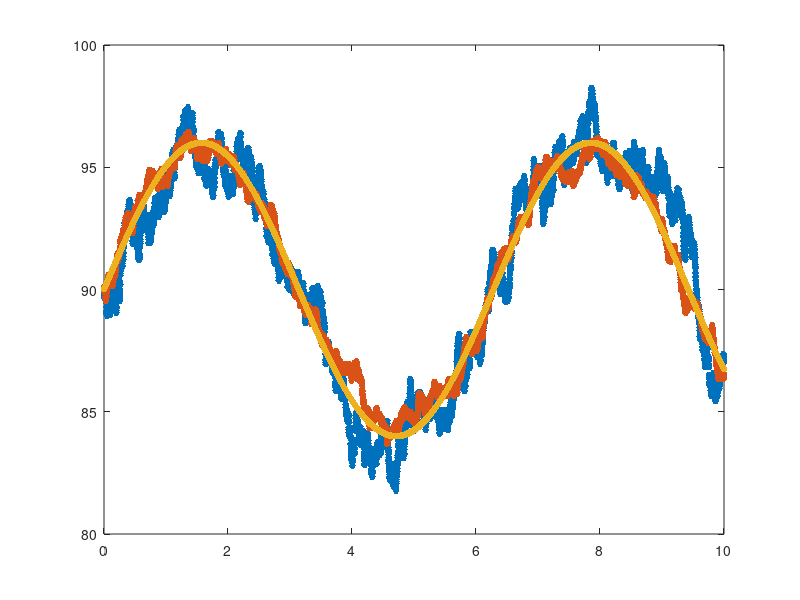

This chart was generated by the following MATLAB code: (Note: this script raises an error after producing the figure.)
%% Sliding Mode Control of Inverted Pendulum on Cart

clc; clear all; close all;

%% System Model

%  States: x = [x1, x2]^T = [theta, thetaDot]^T
%
%  | x1 | = |           x2           |
%  | x2 |   | f(x1, x2) + b(x1, x2)u |
%
%  f(x1, x2) = (m * g * l * sin(x1)) / (2 * J) + (m * g * (l + r) *
%  sin(x1)) / J
%  b(x1, x2) = 1 / J

%% System Parameters

mRod      = 0.01814; % [kg]
mBob      = 0.038; % [kg]
rBob      = 0.013; % [m]
l         = 0.1016; % [m]
g         = 9.81; % [m / s^2]
J         = 0.1; % [Nm]
J_rod     = (1 / 3) * mRod * l^2;
J_bob     = mBob * (l + rBob)^2;
J_eff     = J_rod + J_bob;

%% Control System Simulation

dt = 0.001;
t = dt:dt:10;
A = [1, dt; 0, 1];
B = 1 / J_eff;
H = eye(2);
P = 10 .* eye(2); P_obs = P; Pplus = P; P1 = P(1, 1); P2 = P(2, 2);
x = [pi / 2; 0]; xObs = x;
xHat = x; xHatPlus = x;
sigmaProcess = [deg2rad(0.1);
                deg2rad(0.002)]; % Disturbance

sigmaMeasure = [deg2rad(0.05);
                deg2rad(0.001)]; % Measurement Noise
Q = [sigmaProcess(1)^2, 0; 0, sigmaProcess(2)^2];
R = [sigmaMeasure(1)^2, 0; 0, sigmaMeasure(2)^2] / 100;

lambda = 5; k = 18;
controlSaturation = 30; % [Nm]

%{
x1Des = zeros(size(t));
x2Des = zeros(size(t));
x2DesDot = zeros(size(t));
%}

x1Des = pi / 2 + (pi / 30) .* sin(t);
x2Des = (pi / 30) .* cos(t);
x2DesDot = -(pi / 30) .* sin(t);
%}

%% System with No Observer
for i = 2:length(t)
    e = x(1, i - 1) - x1Des(i);
    eDot = x(2, i - 1) - x2Des(i);

    s = lambda * e + eDot;
    f = (mRod * g * (l / 2) * sin(x(1, i - 1))) / J_eff + (mBob * g * (l * rBob) * sin(x(1, i - 1))) / J_eff;
    b = 1 / J_eff;
    h = lambda * (x(2, i - 1) - x2Des(i)) + (f - x2DesDot(i));
    u(:, i) = -(1 / b) * (h + k * sign(s));
    if abs((u(i))) > controlSaturation
        u(i) = sign(u(i)) * controlSaturation;
    end

    xDot1 = x(2, i - 1);
    xDot2 = f + b * u(:, i);
    x1 = x(1, i - 1) + xDot1 * dt;
    x2 = x(2, i - 1) + xDot2 * dt;
    xProcess = [x1; x2] + [sigmaProcess(1) * randn; sigmaProcess(2) * randn];
    x(:, i) = H * xProcess + [sigmaMeasure(1) * randn; sigmaMeasure(2) * randn];

end

%% System with Observer
for i = 2:length(t)

    e = xObs(1, i - 1) - x1Des(i);
    eDot = xObs(2, i - 1) - x2Des(i);
    s = lambda * e + eDot;
    f = (mRod * g * (l / 2) * sin(xObs(1, i - 1))) / J_eff + (mBob * g * (l * rBob) * sin(xObs(1, i - 1))) / J_eff;
    b = 1 / J_eff;
    h = lambda * (xObs(2, i - 1) - x2Des(i)) + (f - x2DesDot(i));
    uObs(:, i) = -(1 / b) * (h + k * sign(s));
    if abs((uObs(i))) > controlSaturation
        u(i) = sign(uObs(i)) * controlSaturation;
    end

    xDot1 = xObs(2, i - 1);
    xDot2 = f + b * uObs(:, i);
    x1 = xObs(1, i - 1) + xDot1 * dt;
    x2 = xObs(2, i - 1) + xDot2 * dt;
    y(:, i) = [x1; x2] + [sigmaMeasure(1) * randn; sigmaMeasure(2) * randn];

    xHatMinus = [x1; x2] + [sigmaProcess(1) * randn; sigmaProcess(2) * randn];
    Pminus = A * Pplus * A' + Q;

    L = Pminus * H' * (inv(H * Pminus * H' + R)); L1(i) = L(1, 1); L2(i) = L(2, 2);
    xHatPlus = xHatMinus + L * (y(:, i) - H * xHatMinus);
    Pplus = (eye(2) - L * H) * Pminus; P1(:, i) = Pplus(1, 1); P2(:, i) = Pplus(2, 2);
    xObs(:, i) = xHatPlus;
end

%% Tracking Error Statistics

meanTrackingErrorNoObs = mean(rad2deg(x1Des - x(1, :)));
meanTrackingErrorObs = mean(rad2deg(x1Des - xObs(1, :)));
stdTrackingErrorNoObs = std(rad2deg(x1Des - x(1, :)));
stdTrackingErrorObs = std(rad2deg(x1Des - xObs(1, :)));
disp(['Mean Tracking Error without Observer: ', num2str(meanTrackingErrorNoObs), ' Degrees'])
disp(['Mean Tracking Error with Observer: ', num2str(meanTrackingErrorObs), ' Degrees'])
disp(['Standard Deviation Tracking Error without Observer: ', num2str(stdTrackingErrorNoObs), ' Degrees'])
disp(['Standard Deviation Tracking Error with Observer: ', num2str(stdTrackingErrorObs), ' Degrees'])

%% Plotting

settings.markerSize = 15;
settings.linewidth = 5;
settings.axisFont = 25;
settings.titleFont = 30;

figure()
plot(t, rad2deg(x(1, :)), '.', 'MarkerSize', settings.markerSize)
hold on
plot(t, rad2deg(xObs(1, :)), '.', 'MarkerSize', settings.markerSize)
hold on
plot(t, rad2deg(x1Des), '.', 'MarkerSize', settings.markerSize)
ax = gca; ax.FontSize = settings.axisFont; axis tight
xlabel('Time [Seconds]', 'Interpreter', 'Latex', 'FontSize', settings.axisFont)
ylabel('$\theta$ [Degrees]', 'Interpreter', 'Latex', 'FontSize', settings.axisFont)
legend('Raw Measurements', 'Kalman Filter', 'Reference', 'Interpreter', 'Latex', 'FontSize', settings.axisFont)
title('Control System Response', 'Interpreter', 'Latex', 'FontSize', settings.titleFont)

figure()
subplot(2, 1, 1)
plot(t, u, 'LineWidth', settings.linewidth)
ax = gca; ax.FontSize = settings.axisFont; axis tight
xlabel('Time [Seconds]', 'Interpreter', 'Latex', 'FontSize', settings.axisFont)
ylabel('$\tau$ [Nm]', 'Interpreter', 'Latex', 'FontSize', settings.axisFont)
subplot(2, 1, 2)
plot(t, uObs, 'LineWidth', settings.linewidth)
ax = gca; ax.FontSize = settings.axisFont; axis tight
xlabel('Time [Seconds]', 'Interpreter', 'Latex', 'FontSize', settings.axisFont)
ylabel('$\tau$ [Nm]', 'Interpreter', 'Latex', 'FontSize', settings.axisFont)
sgtitle('Controller Input', 'Interpreter', 'Latex', 'FontSize', settings.titleFont) 

figure()
plot(t, rad2deg(x1Des - x(1, :)), '.', 'MarkerSize', settings.markerSize)
hold on
plot(t, rad2deg(x1Des - xObs(1, :)), '.', 'MarkerSize', settings.markerSize)
ax = gca; ax.FontSize = settings.axisFont; axis tight
xlabel('Time [Seconds]', 'Interpreter', 'Latex', 'FontSize', settings.axisFont)
ylabel('$\theta$ [Degrees]', 'Interpreter', 'Latex', 'FontSize', settings.axisFont)
legend('Raw Measurements', 'Kalman Filter', 'Interpreter', 'Latex', 'Location', 'southeast', 'FontSize', settings.axisFont)
title('Tracking Error', 'Interpreter', 'Latex', 'FontSize', settings.titleFont)

